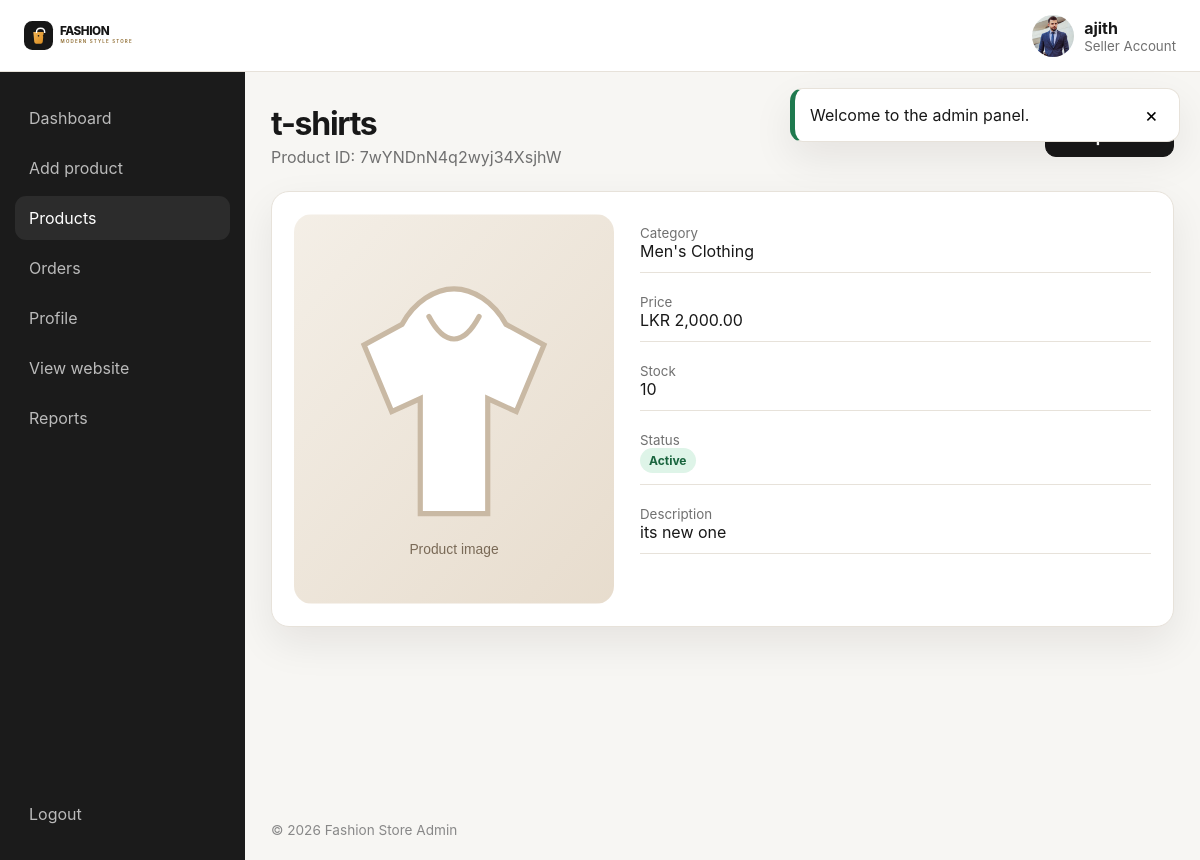
Page /admin/read_product.php?id=7wYNDnN4q2wyj34XsjhW (signed in) on the committed database.
### tables this page shows
CREATE TABLE `sellers` (
  `id` varchar(20) NOT NULL,
  `name` varchar(50) NOT NULL,
  `email` varchar(100) NOT NULL,
  `password` varchar(255) NOT NULL,
  `image` varchar(150) NOT NULL DEFAULT '',
  `created_at` timestamp NOT NULL DEFAULT current_timestamp(),
  `updated_at` timestamp NOT NULL DEFAULT current_timestamp() ON UPDATE current_timestamp()
);

CREATE TABLE `products` (
  `id` varchar(20) NOT NULL,
  `seller_id` varchar(20) NOT NULL,
  `name` varchar(80) NOT NULL,
  `price` decimal(12,2) NOT NULL,
  `category` varchar(100) NOT NULL DEFAULT 'Other',
  `thumb_one` varchar(150) NOT NULL DEFAULT '',
  `thumb_two` varchar(150) NOT NULL DEFAULT '',
  `thumb_three` varchar(150) NOT NULL DEFAULT '',
  `stock` int(10) UNSIGNED NOT NULL DEFAULT 0,
  `product_detail` text NOT NULL,
  `status` varchar(20) NOT NULL DEFAULT 'active',
  `created_at` timestamp NOT NULL DEFAULT current_timestamp(),
  `updated_at` timestamp NOT NULL DEFAULT current_timestamp() ON UPDATE current_timestamp()
);

### components/functions.php (called while the page is built, shortened)
<?php
function app_root_path(): string
{
    return dirname(__DIR__);
}
function app_base_url(): string
{
    static $base = null;
    if ($base !== null) {
        return $base;
    }
    $documentRoot = realpath($_SERVER['DOCUMENT_ROOT'] ?? '') ?: '';
    $projectRoot = realpath(app_root_path()) ?: app_root_path();
    $documentRoot = str_replace('\\', '/', $documentRoot);
    $projectRoot = str_replace('\\', '/', $projectRoot);
    if ($documentRoot !== '' && str_starts_with(strtolower($projectRoot), strtolower($documentRoot))) {
        $base = '/' . trim(substr($projectRoot, strlen($documentRoot)), '/');
        if ($base === '/') {
            $base = '';
        }
    } else {
        $base = '';
    }
    return $base;
}
function app_url(string $path = ''): string
{
    $path = ltrim($path, '/');
    $baseUrl = app_base_url();
    if ($baseUrl === '' || $baseUrl === '/') {
        $baseUrl = '/fashion_web';
    }
    return $baseUrl . ($path !== '' ? '/' . $path : '');
}
function e(mixed $value): string
{
    return htmlspecialchars((string) $value, ENT_QUOTES | ENT_SUBSTITUTE, 'UTF-8');
}
function uploaded_image_url(?string $filename, string $kind = 'product'): string
{
    $filename = basename((string) $filename);
    if ($filename !== '' && is_file(app_root_path() . '/uploaded_files/' . $filename)) {
        return app_url('uploaded_files/' . rawurlencode($filename));
    }
    return app_url($kind === 'avatar' ? 'assets/avatar.svg' : 'assets/product-placeholder.svg');
}
function money(mixed $amount): string
{
    return 'LKR ' . number_format((float) $amount, 2);
}
function current_seller(PDO $conn): ?array
{
    $id = (string) ($GLOBALS['seller_id'] ?? $_SESSION['seller_id'] ?? '');
    $stmt = $conn->prepare('SELECT * FROM sellers WHERE id = ? LIMIT 1');
    $stmt->execute([$id]);
    $seller = $stmt->fetch(PDO::FETCH_ASSOC) ?: null;
    return $seller;
}
function is_system_admin(PDO $conn): bool
{
    $seller = current_seller($conn);
    return (string) ($seller['id'] ?? '') === 'ADM1N000000000000001'
        || strtolower((string) ($seller['email'] ?? '')) === 'admin@fashionstore.lk';
}

### admin/read_product.php (the view, shortened to what this page needs)
<?php
require_once __DIR__ . '/../components/connect.php';
$id = clean_text((string) ($_GET['id'] ?? ''), 20);
$stmt = $conn->prepare('SELECT p.*, s.name AS seller_name, s.email AS seller_email FROM products p LEFT JOIN sellers s ON s.id = p.seller_id WHERE p.id = ? LIMIT 1');
$stmt->execute([$id]);
$product = $stmt->fetch();
?>
<!doctype html><html lang="en"><head><link rel="stylesheet" href="<?= e(app_url('css/admin_style.css')) ?>"></head><body>
<?php include __DIR__ . '/../components/admin_header.php'; ?>
<main class="admin-main"><div class="admin-container"><div class="admin-page-heading"><div><h1><?= e($product['name']) ?></h1><p>Product ID: <?= e($product['id']) ?></p></div><a class="button" href="<?= e(app_url('admin/edit_product.php?id=' . urlencode($product['id']))) ?>">Edit product</a></div><section class="panel"><div class="profile-card" style="grid-template-columns:320px 1fr"><div><img style="width:100%;height:390px;border-radius:18px;object-fit:cover" src="<?= e(uploaded_image_url($product['thumb_one'])) ?>" alt=""></div><div class="info-list"><?php if (is_system_admin($conn)): ?><div><small>Seller</small><?= e($product['seller_name'] ?? 'Unknown') ?> (<?= e($product['seller_email'] ?? '') ?>)</div><?php endif; ?><div><small>Category</small><?= e($product['category']) ?></div><div><small>Price</small><?= e(money($product['price'])) ?></div><div><small>Stock</small><?= (int) $product['stock'] ?></div><div><small>Status</small><span class="badge <?= e($product['status']) ?>"><?= e($product['status']) ?></span></div><div><small>Description</small><?= nl2br(e($product['product_detail'])) ?></div></div></div></section></div></main>
<?php include __DIR__ . '/../components/admin_footer.php'; include __DIR__ . '/../components/alert.php'; ?>
</body></html>

### components/admin_header.php (shortened to what this page needs)
<?php
$seller = current_seller($conn);
$isSystemAdmin = is_system_admin($conn);
$currentPage = basename($_SERVER['PHP_SELF'] ?? '');
?>
<header class="admin-topbar">
    <a class="admin-brand" href="<?= e(app_url('admin/dashboard.php')) ?>"><img src="<?= e(app_url('assets/logo.svg')) ?>" alt="Fashion Store"></a>
    <div class="admin-user">
        <img src="<?= e(uploaded_image_url($seller['image'] ?? '', 'avatar')) ?>" alt="Admin">
        <div><strong><?= e($seller['name'] ?? 'Admin') ?></strong><small><?= $isSystemAdmin ? 'System / Super Admin' : 'Seller Account' ?></small></div>
    </div>
</header>
<aside class="admin-sidebar" data-admin-sidebar>
    <nav>
        <a class="<?= $currentPage === 'dashboard.php' ? 'active' : '' ?>" href="<?= e(app_url('admin/dashboard.php')) ?>">Dashboard</a>
        <a class="<?= $currentPage === 'add_product.php' ? 'active' : '' ?>" href="<?= e(app_url('admin/add_product.php')) ?>">Add product</a>
        <a class="<?= in_array($currentPage, ['view_product.php','read_product.php','edit_product.php','edite_product.php'], true) ? 'active' : '' ?>" href="<?= e(app_url('admin/view_product.php')) ?>">Products</a>
        <a class="<?= $currentPage === 'admin_orders.php' ? 'active' : '' ?>" href="<?= e(app_url('admin/admin_orders.php')) ?>">Orders</a>
        <a class="<?= in_array($currentPage, ['profile.php','update.php'], true) ? 'active' : '' ?>" href="<?= e(app_url('admin/profile.php')) ?>">Profile</a>
        <a href="<?= e(app_url('home.php')) ?>" target="_blank">View website</a>
        <a class="<?= $currentPage === 'reports.php' ? 'active' : '' ?>" href="<?= e(app_url('admin/reports.php')) ?>">Reports</a>
    </nav>
    <form action="<?= e(app_url('components/admin_logout.php')) ?>" method="post">
        <button type="submit" class="sidebar-logout">Logout</button>
    </form>
</aside>

### css/admin_style.css (style rules this page uses)
:root { --ink:#181818;--muted:#707070;--line:#e7e2da;--soft:#f6f3ee;--accent:#e59a2f;--danger:#b73737;--success:#1f7a4f;--shadow:0 16px 40px rgba(20,18,14,.08) }
* { box-sizing:border-box }
body { margin:0;font-family:Inter,Arial,sans-serif;background:#f7f6f3;color:var(--ink) }
a { text-decoration:none;color:inherit }
img { display:block;max-width:100% }
button,input,textarea,select { font:inherit }
.admin-topbar { position:fixed;z-index:50;top:0;left:0;right:0;height:72px;background:#fff;border-bottom:1px solid var(--line);display:flex;align-items:center;padding:0 24px;gap:18px }
.admin-brand img { width:145px }
.admin-user { margin-left:auto;display:flex;align-items:center;gap:10px }
.admin-user img { width:42px;height:42px;border-radius:50%;object-fit:cover }
.admin-user small { display:block;color:var(--muted) }
.admin-sidebar { position:fixed;top:72px;bottom:0;left:0;width:245px;background:#1b1b1b;color:#ddd;padding:24px 15px;display:flex;flex-direction:column;justify-content:space-between;z-index:40 }
.admin-sidebar nav { display:grid;gap:6px }
.admin-sidebar a,.sidebar-logout { display:block;padding:12px 14px;border-radius:11px;border:0;background:none;color:#bbb;text-align:left;width:100%;cursor:pointer }
.admin-sidebar a:hover,.admin-sidebar a.active,.sidebar-logout:hover { background:#2c2c2c;color:#fff }
.admin-main { margin-left:245px;padding:104px 26px 36px;min-height:100vh }
.admin-container { max-width:1220px;margin:auto }
.admin-page-heading { display:flex;justify-content:space-between;gap:20px;align-items:center;margin-bottom:24px }
.admin-page-heading h1 { margin:0;font-size:2rem;letter-spacing:-.04em }
.admin-page-heading p { margin:4px 0 0;color:var(--muted) }
.button,.btn { display:inline-flex;align-items:center;justify-content:center;border:1px solid var(--ink);background:var(--ink);color:#fff;padding:10px 16px;border-radius:11px;cursor:pointer;font-weight:700 }
.panel { background:#fff;border:1px solid var(--line);border-radius:18px;padding:22px;box-shadow:var(--shadow);margin-top:20px }
.badge { display:inline-flex;padding:5px 9px;border-radius:999px;background:#eee;font-size:.75rem;font-weight:700;text-transform:capitalize }
.badge.active,.badge.completed,.badge.paid,.badge.confirmed,.badge.delivered { background:#def4e8;color:#19643e }
.profile-card { display:grid;grid-template-columns:190px 1fr;gap:26px;align-items:start }
.profile-card img { width:170px;height:170px;border-radius:24px;object-fit:cover }
.info-list { display:grid;gap:10px }
.info-list div { padding:11px 0;border-bottom:1px solid var(--line) }
.info-list small { display:block;color:var(--muted) }

### rows in the picture
sellers: image (picture), name "ajith"
products: name "t-shirts", id "7wYNDnN4q2wyj34XsjhW", category "Men's Clothing", price "LKR 2,000.00", stock "10", status "Active", product_detail "its new one"

### other values in the picture
$flash['message'] "Welcome to the admin panel."
